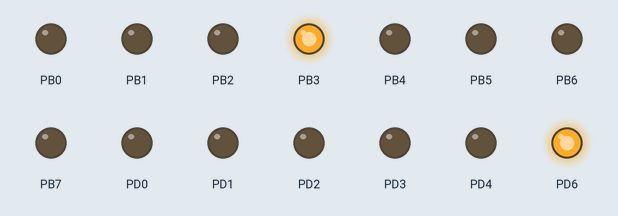
This program was run on a simulated ATmega328P, built with avr-gcc and emulated at 1 MHz. On the bench: output pins drawn as LEDs (lit = HIGH). At 10.8 s the program stops and its outputs stay as they are.

Above: at 0.1 s.
At 7.0 s:
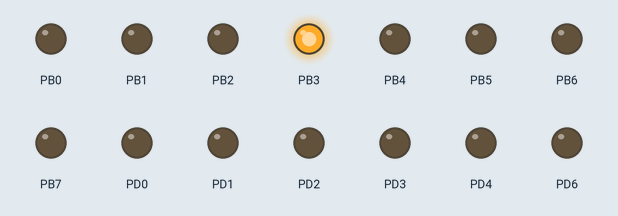
At 10.9 s:
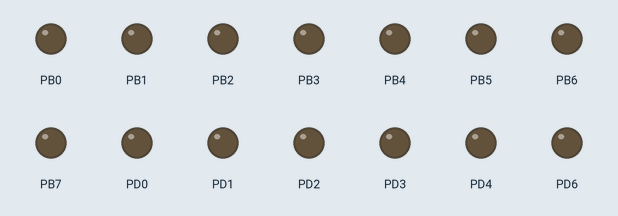
Timing chart, 0 to 12.3 s (numbered marks = the images above):
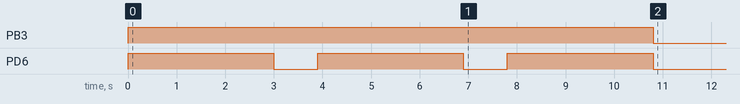

Measured:
- by itself, PB3: LOW → HIGH at 0.00 s, → LOW 10.8 s later
- by itself, PD6: alternates HIGH for 3.0 s and LOW for 0.90 s

The program:

main.c
```c
/*
 * GccApplication6.cpp
 *
 * Created: 4/22/2019 4:04:28 PM
 * Author : user
 */
 #define F_CPU 1000000UL
#include <avr/io.h>
#include <util/delay.h>
int main(void)
{
	CLKPR=(1<<CLKPCE);
	CLKPR=0b00000011; // set clk to 1Mhz
	DDRD=0xFF; // PORTD as output
	DDRB=0xFF;
	TCCR0A=0b10100011; // fast PWM, non-inverted
	TCCR0B=0b00000001; // timer prescaler
	TCCR2A=0b10100011; // fast PWM, non-inverted
	TCCR2B=0b00000001; // timer prescaler

	OCR0A=255; // 100% duty cycle
	OCR0B=0; // 0% duty cycle
	OCR2A=255; // 100% duty cycle
	OCR2B=0; // 0% duty cycle
    _delay_ms(3000);
	OCR0A=0; // 0% duty cycle
	OCR0B=0; // 0% duty cycle
	OCR2A=255; // 100% duty cycle
	OCR2B=0; // 0% duty cycle
	_delay_ms(900);
	OCR0A=255; // 100% duty cycle
	OCR0B=0; // 0% duty cycle
	OCR2A=255; // 100% duty cycle
	OCR2B=0; // 0% duty cycle
    _delay_ms(3000);
	OCR0A=0; // 0% duty cycle
	OCR0B=0; // 0% duty cycle
	OCR2A=255; // 100% duty cycle
	OCR2B=0; // 0% duty cycle
	_delay_ms(900);
	OCR0A=255; // 100% duty cycle
	OCR0B=0; // 0% duty cycle
	OCR2A=255; // 100% duty cycle
	OCR2B=0; // 0% duty cycle
	_delay_ms(3000);

	OCR0A=0; // 0% duty cycle
	OCR0B=0; // 0% duty cycle
	OCR2A=0; // 0% duty cycle
	OCR2B=0; // 0% duty cycle
}
```
